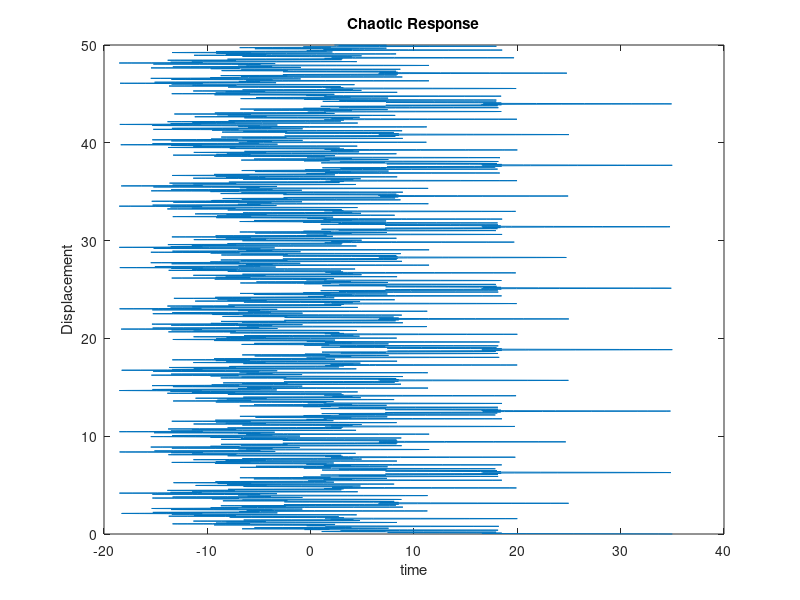
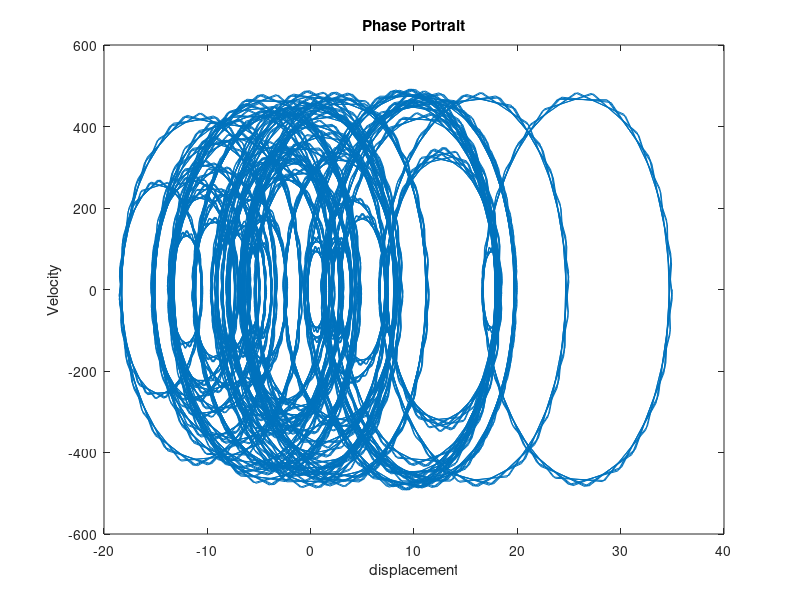

MATLAB code to generate these figures, in order:
%u=u+a0 * cos(ii*omega*t);
%u_dot=u_dot-a0*(ii*omega*sin(ii*omega*t));
a0=5;omega=1;u=0;ut=0;up=0;utp=0;
t=0:0.01:50
ii=1;
for ip=1:1:7;
    u=u+a0 * cos(ii*omega*t);
    ut=ut+(-a0*(ii*omega*sin(ii*omega*t)));
    ii=2^ip;
end
figure(1)
plot(u,t)
xlabel("time"),ylabel("Displacement")
title("Chaotic Response")

figure(2)
plot(u,ut)
xlabel("displacement"),ylabel("Velocity")
title("Phase Portrait")